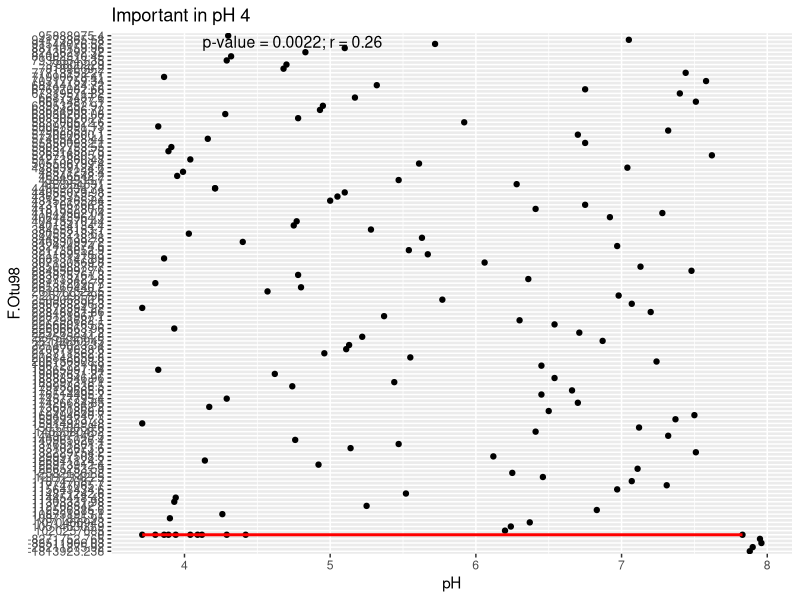

R code for this plot:
library(dplyr)

######################### Combine tables ######################################
otu_table_16s_RA = read.csv2(
  'Data/otu_16S_4500.RA.csv',
  header = T,
  sep = ',',
  row.names = 1
)
otu_table_16s_ABS = read.csv2(
  'Data/otu_16S_4500.ABS.csv',
  header = T,
  sep = ',',
  row.names = 1
)
otu_table_ITS_RA = read.csv2(
  'Data/otu_ITS_7150.RA.csv',
  header = T,
  sep = ',',
  row.names = 1
)
otu_table_ITS_RA = otu_table_ITS_RA[, colnames(otu_table_ITS_RA) %in% colnames(otu_table_16s_RA)]
otu_table_ITS_ABS = read.csv2(
  'Data/otu_ITS_7150.ABS.csv',
  header = T,
  sep = ',',
  row.names = 1
)
otu_table_ITS_ABS = otu_table_ITS_ABS[, colnames(otu_table_ITS_ABS) %in% colnames(otu_table_16s_ABS)]

env_data = read.csv2(
  'Data/env_16S.csv',
  header = T,
  sep = ',',
  row.names = 1
)

env_data = env_data[rownames(env_data) %in% colnames(otu_table_16s_RA), ]
env_data = env_data[order(env_data$pH), ]
ordered_row_names <- rownames(env_data)
env_data$pH = as.numeric(env_data$pH)

otu_table_16s_RA <- otu_table_16s_RA[, ordered_row_names]
otu_table_16s_ABS <- otu_table_16s_ABS[, ordered_row_names]
otu_table_ITS_RA <- otu_table_ITS_RA[, ordered_row_names]
otu_table_ITS_ABS <- otu_table_ITS_ABS[, ordered_row_names]

rownames(otu_table_16s_RA) = paste0("B.", rownames(otu_table_16s_RA))
rownames(otu_table_16s_ABS) = paste0("B.", rownames(otu_table_16s_ABS))
rownames(otu_table_ITS_RA) = paste0("F.", rownames(otu_table_ITS_RA))
rownames(otu_table_ITS_ABS) = paste0("F.", rownames(otu_table_ITS_ABS))


RA = rbind(otu_table_16s_RA, otu_table_ITS_RA)
ABS = rbind(otu_table_16s_ABS, otu_table_ITS_ABS)

############################# Choose only important OTUs ##################### 

keystones = readxl::read_xlsx('Data/Results/Important_taxa_with_tax.xlsx')
RA = RA[rownames(RA) %in% keystones$OTU,]
ABS = ABS[rownames(ABS) %in% keystones$OTU,]
otu_tables = list(RA = RA, ABS = ABS)

Imp_pH = merge(RA, keystones, by.x = 0, by.y = 'OTU')
rownames(Imp_pH) = Imp_pH$Row.names
Imp_pH = c(Imp_pH$Important_pH)


########################## Correlation coefficients ############################

cor_results_all = list()

for (j in names(otu_tables)) {
  df <- as.data.frame(t(otu_tables[[j]]))
  
  cor_results <- list()
  for (i in keystones$OTU) {
    cor <- cor.test(as.numeric(df[[i]]), env_data$pH, method = 'pearson')
    cor_results[[i]] <- cor
  }
  cor_results_all[[j]] <- cor_results
}

############################ Make graphs #######################################
library(ggplot2)

otu_plots_all = list()

for (j in names(otu_tables)) {
df <- as.data.frame(t(otu_tables[[j]]))
df$pH <- env_data$pH
colnames(df)[colnames(df) == "env_data$pH"] <- "pH"
cor_results = cor_results_all[[j]]
otu_plots <- list()

for (i in keystones$OTU) {
  p = cor_results[[i]][['p.value']]
  r = cor_results[[i]][['estimate']]
  rounded_p_value <- round(p, 4)
  if (rounded_p_value < 0.001) {
    rounded_p_value <- "< 0.001"
  } else {
    rounded_p_value <- rounded_p_value
  }

  if (p > 0.05) {
    color = "gray"
  } else if (r > 0) {
    color = "red"
  } else {
    color = "blue"
  }
  
  # Get the corresponding pH value for the current OTU from Imp_pH vector
  index_i <- which(keystones$OTU == i)
  pH_imp = Imp_pH[index_i]
  
  plot <- ggplot(df, aes(x = pH, y = .data[[i]])) +
    geom_point() +
    geom_smooth(method = "loess", color = color) +
    annotate("text", x = 4, y = max(df[[i]], na.rm = T),
             label = paste0("p-value = ", rounded_p_value, "; r = ", round(r, 2)),
             hjust = -0.1, vjust = 1, color = "black", size = 4) +
    ggtitle(paste0('Important in ', pH_imp))
  
  otu_plots[[i]] <- plot
}
otu_plots_all[[j]] = otu_plots
}

# pdf("Figures/keystones_pH_plots_RA.pdf")
# for (plot in otu_plots_all$RA) {
#   print(plot)
# }
# dev.off()
